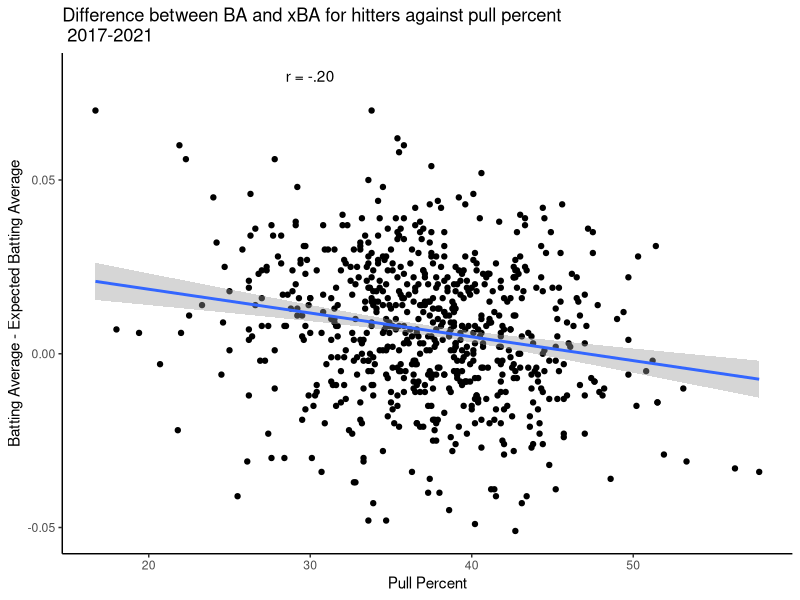
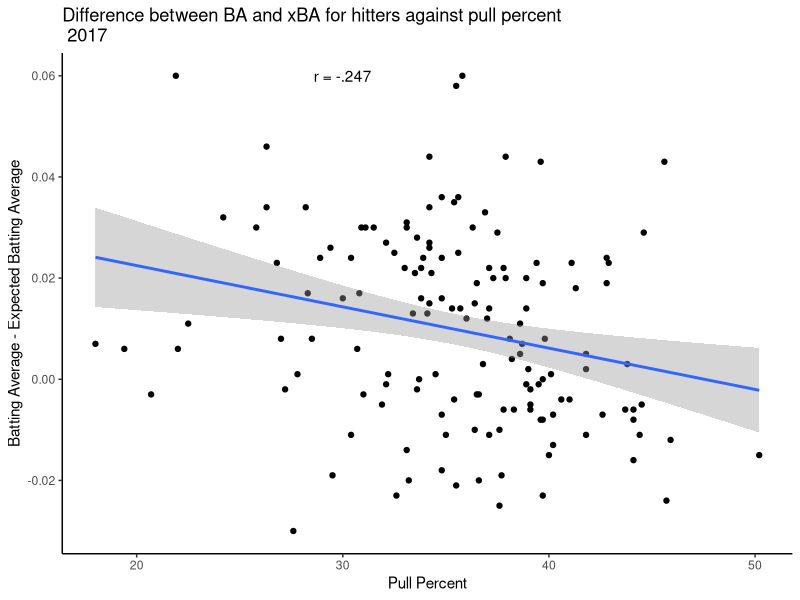
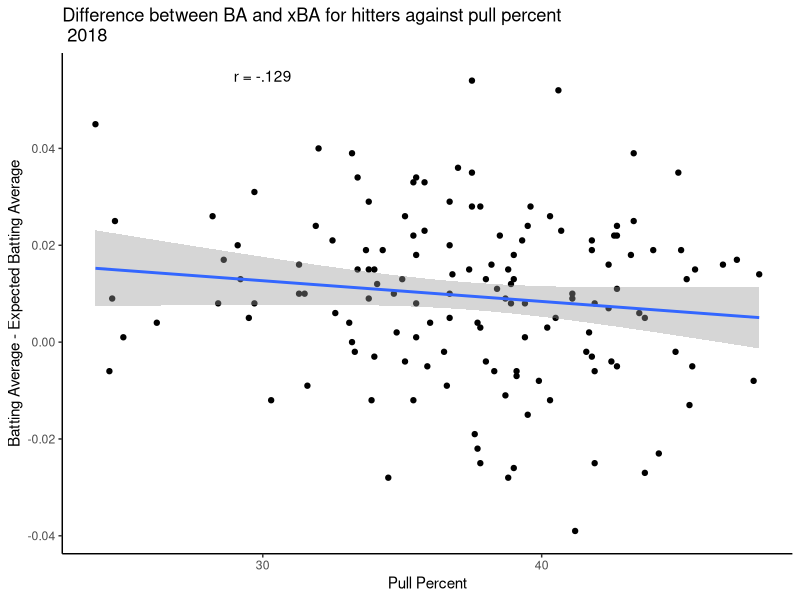
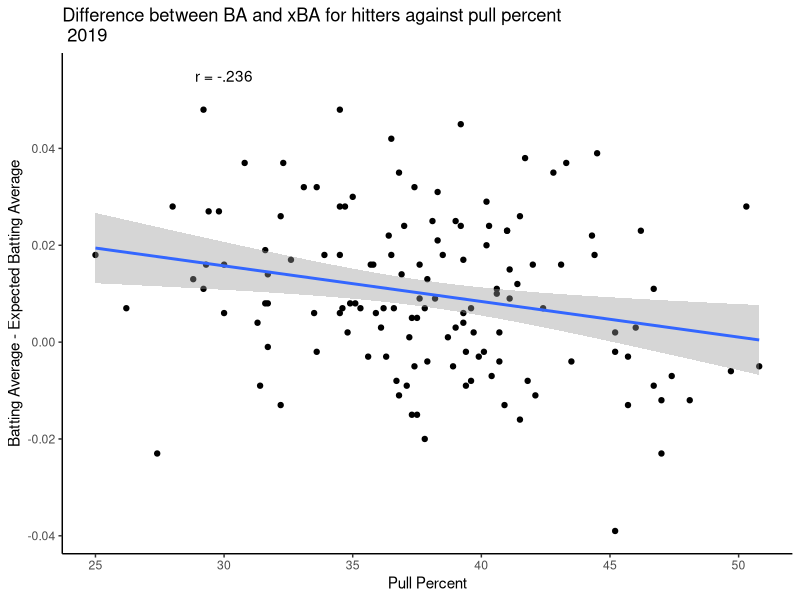
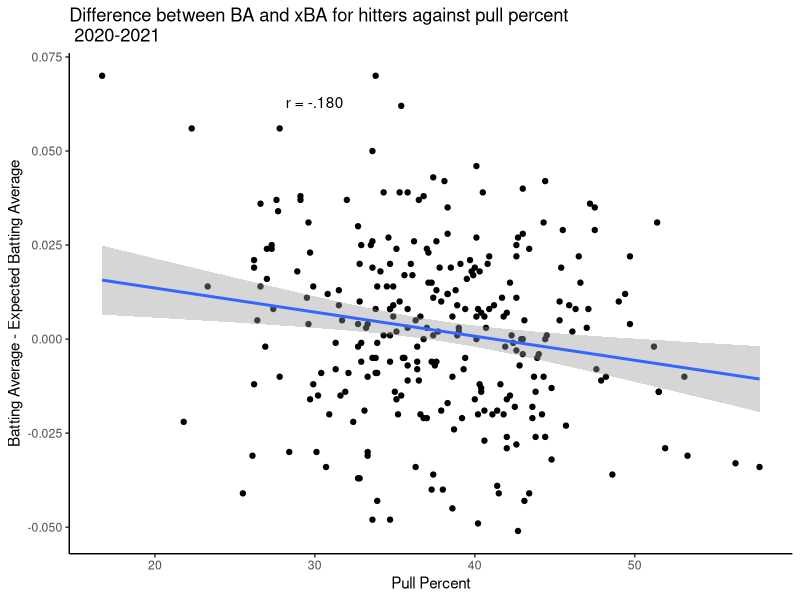

R code for these plots, in order:
## ---- chunk 1
knitr::opts_chunk$set(echo = FALSE)

library(tidyverse)
library(skimr)

## ---- chunk 2

#Data is taken from baseball savant — thanks so much for making it available!

batting_data <- read_csv("MLB statcast data/stats.csv")

colnames(batting_data)
## ---- chunk 3

full_data <- batting_data %>%
  mutate(difference = batting_avg-xba)

  ggplot(full_data, aes(x = pull_percent, y = difference)) + 
    geom_point() + 
  labs(x = "Pull Percent", 
       y = "Batting Average - Expected Batting Average",
       title = "Difference between BA and xBA for hitters against pull percent \n 2017-2021") +
    geom_smooth(method = 'lm') +
    annotate("text", x = 30, y = .08, label = "r = -.20") + 
  theme_classic()
  
  #model to gather significance values and correlation value
  
  full_data_model <- lm(difference ~ pull_percent, data = full_data)
  full_data_cor <- cor(full_data$difference, 
                       full_data$pull_percent, method = "pearson")
  
## ---- chunk 4

batting_2017 <- batting_data %>%
  filter(year == 2017) %>%
  mutate(difference = batting_avg-xba)

  ggplot(batting_2017, aes(x = pull_percent, y = difference)) + 
    geom_point() + 
  labs(x = "Pull Percent", 
       y = "Batting Average - Expected Batting Average",
       title = "Difference between BA and xBA for hitters against pull percent \n 2017") +

    annotate("text", x = 30, y = .06, label = "r = -.247") + 
    geom_smooth(method = 'lm') +
  theme_classic()

  cor_2017 <- cor(batting_2017$difference, batting_2017$pull_percent,
                  method = "pearson")
  
  model_2017 <- lm(difference~pull_percent, data = batting_2017)

## ---- chunk 5

batting_2018 <- batting_data %>%
  select(last_name, first_name, player_id, year, batting_avg, xba, pull_percent, straightaway_percent, opposite_percent) %>%
  filter(year == 2018) %>%
  mutate(difference = batting_avg-xba)

  ggplot(batting_2018, aes(x = pull_percent, y = difference)) + geom_point() + 
  labs(x = "Pull Percent", 
       y = "Batting Average - Expected Batting Average",
       title = "Difference between BA and xBA for hitters against pull percent \n 2018") +
    annotate("text", x = 30, y = .055, label = "r = -.129") + 
    geom_smooth(method = 'lm') +
  theme_classic()

    

  cor_2018 <- cor(batting_2018$difference, batting_2018$pull_percent, method = "pearson")
  
  model_2018 <- lm(difference~pull_percent, data = batting_2018)
## ---- chunk 6

batting_2019 <- batting_data %>%
  select(last_name, first_name, player_id, year, batting_avg, xba, pull_percent, straightaway_percent, opposite_percent) %>%
  filter(year == 2019) %>%
  mutate(difference = batting_avg-xba)

  ggplot(batting_2019, aes(x = pull_percent, y = difference)) + geom_point() + 
  labs(x = "Pull Percent", 
       y = "Batting Average - Expected Batting Average",
       title = "Difference between BA and xBA for hitters against pull percent \n 2019") +
    geom_smooth(method = 'lm') +
    annotate("text", x = 30, y = .055, label = "r = -.236") + 
  theme_classic()
  
  
  cor_2019 <- cor(batting_2019$difference, batting_2019$pull_percent, method = "pearson")
  model_2019 <- lm(difference~pull_percent, data = batting_2019)

## ---- chunk 7

batting_2020_2021 <- batting_data %>%
  select(last_name, first_name, player_id, year, batting_avg, xba, pull_percent, straightaway_percent, opposite_percent) %>%
  filter(year %in% c(2020, 2021)) %>%
  mutate(difference = batting_avg-xba)

  ggplot(batting_2020_2021, aes(x = pull_percent, y = difference)) + geom_point() + 
  labs(x = "Pull Percent", 
       y = "Batting Average - Expected Batting Average",
       title = "Difference between BA and xBA for hitters against pull percent \n 2020-2021") +
    annotate("text", x = 30, y = .063, label = "r = -.180") + 
    geom_smooth(method = 'lm') +
  theme_classic()
  
  
  cor_2020_2021 <- cor(batting_2020_2021$difference, batting_2020_2021$pull_percent, method = "pearson")
  model <- lm(difference~pull_percent, data = batting_2020_2021)
  

